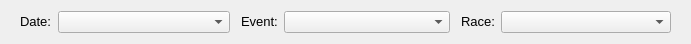
  <widget class="QWidget" name="">
   <property name="geometry">
    <rect>
     <x>0</x>
     <y>10</y>
     <width>691</width>
     <height>24</height>
    </rect>
   </property>
   <layout class="QHBoxLayout" name="horizontalLayout_4">
    <property name="leftMargin">
     <number>20</number>
    </property>
    <property name="rightMargin">
     <number>20</number>
    </property>
    <item>
     <layout class="QHBoxLayout" name="horizontalLayout">
      <item>
       <widget class="QLabel" name="label_2">
        <property name="sizePolicy">
         <sizepolicy hsizetype="Fixed" vsizetype="Fixed">
          <horstretch>0</horstretch>
          <verstretch>0</verstretch>
         </sizepolicy>
        </property>
        <property name="text">
         <string>&lt;html&gt;&lt;head/&gt;&lt;body&gt;&lt;p&gt;&lt;span style=&quot; font-size:10pt;&quot;&gt;Date:&lt;/span&gt;&lt;/p&gt;&lt;/body&gt;&lt;/html&gt;</string>
        </property>
       </widget>
      </item>
      <item>
       <widget class="QComboBox" name="comboBox">
        <property name="sizePolicy">
         <sizepolicy hsizetype="Preferred" vsizetype="Fixed">
          <horstretch>0</horstretch>
          <verstretch>0</verstretch>
         </sizepolicy>
        </property>
        <property name="layoutDirection">
         <enum>Qt::LeftToRight</enum>
        </property>
       </widget>
      </item>
     </layout>
    </item>
    <item>
     <spacer name="horizontalSpacer_2">
      <property name="orientation">
       <enum>Qt::Horizontal</enum>
      </property>
      <property name="sizeType">
       <enum>QSizePolicy::Fixed</enum>
      </property>
      <property name="sizeHint" stdset="0">
       <size>
        <width>5</width>
        <height>20</height>
       </size>
      </property>
     </spacer>
    </item>
    <item>
     <layout class="QHBoxLayout" name="horizontalLayout_2">
      <item>
       <widget class="QLabel" name="label_10">
        <property name="sizePolicy">
         <sizepolicy hsizetype="Fixed" vsizetype="Fixed">
          <horstretch>0</horstretch>
          <verstretch>0</verstretch>
         </sizepolicy>
        </property>
        <property name="text">
         <string>&lt;html&gt;&lt;head/&gt;&lt;body&gt;&lt;p&gt;&lt;span style=&quot; font-size:10pt;&quot;&gt;Event:&lt;/span&gt;&lt;/p&gt;&lt;/body&gt;&lt;/html&gt;</string>
        </property>
       </widget>
      </item>
      <item>
       <widget class="QComboBox" name="comboBox_2">
        <property name="sizePolicy">
         <sizepolicy hsizetype="Preferred" vsizetype="Fixed">
          <horstretch>0</horstretch>
          <verstretch>0</verstretch>
         </sizepolicy>
        </property>
       </widget>
      </item>
     </layout>
    </item>
    <item>
     <spacer name="horizontalSpacer_6">
      <property name="orientation">
       <enum>Qt::Horizontal</enum>
      </property>
      <property name="sizeType">
       <enum>QSizePolicy::Fixed</enum>
      </property>
      <property name="sizeHint" stdset="0">
       <size>
        <width>5</width>
        <height>20</height>
       </size>
      </property>
     </spacer>
    </item>
    <item>
     <layout class="QHBoxLayout" name="horizontalLayout_3">
      <item>
       <widget class="QLabel" name="label_25">
        <property name="sizePolicy">
         <sizepolicy hsizetype="Fixed" vsizetype="Fixed">
          <horstretch>0</horstretch>
          <verstretch>0</verstretch>
         </sizepolicy>
        </property>
        <property name="text">
         <string>&lt;html&gt;&lt;head/&gt;&lt;body&gt;&lt;p&gt;&lt;span style=&quot; font-size:10pt;&quot;&gt;Race:&lt;/span&gt;&lt;/p&gt;&lt;/body&gt;&lt;/html&gt;</string>
        </property>
       </widget>
      </item>
      <item>
       <widget class="QComboBox" name="comboBox_3">
        <property name="sizePolicy">
         <sizepolicy hsizetype="Preferred" vsizetype="Fixed">
          <horstretch>0</horstretch>
          <verstretch>0</verstretch>
         </sizepolicy>
        </property>
       </widget>
      </item>
     </layout>
    </item>
   </layout>
  </widget>
